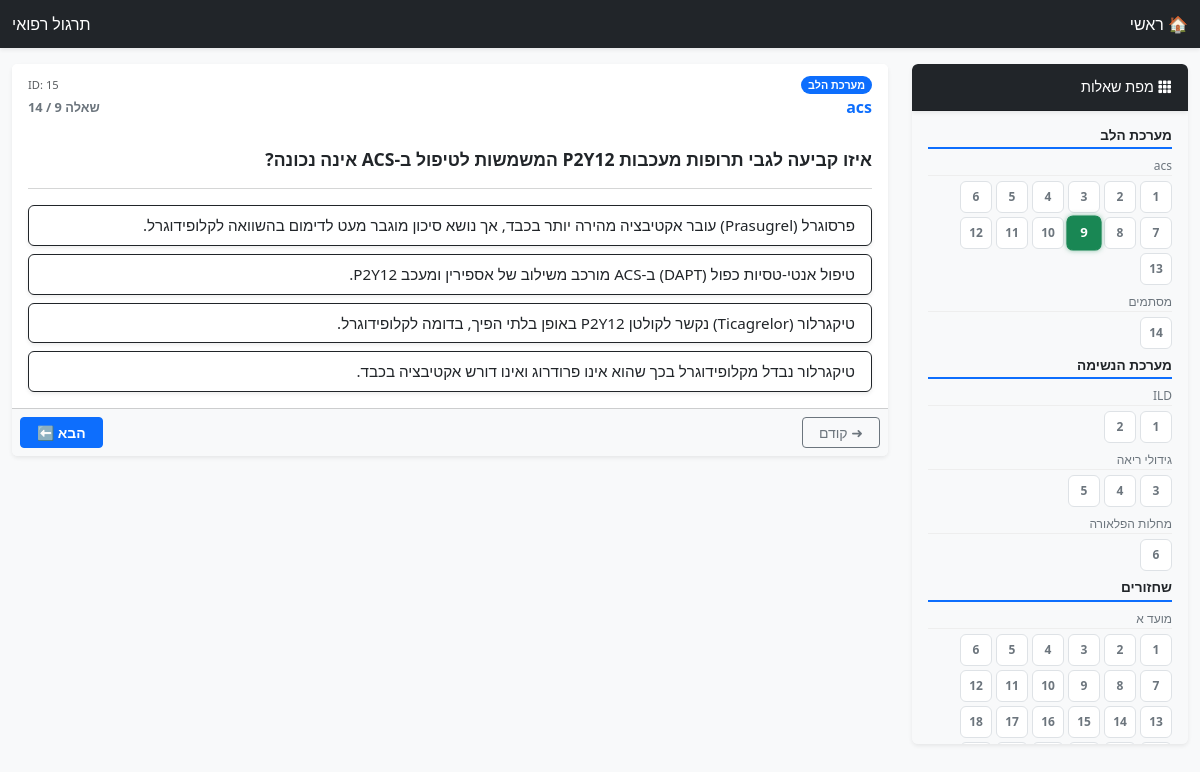
The page /question/15 on the database its author committed.
### tables this page shows
CREATE TABLE Questions (
                id INTEGER PRIMARY KEY AUTOINCREMENT,
                question_text TEXT NOT NULL,
                correct_answer TEXT NOT NULL,
                distractor_1 TEXT,
                distractor_2 TEXT,
                distractor_3 TEXT,
                explanation TEXT,
                topic TEXT,
                sub_topic TEXT  
            );

### app.py (the view)
@app.route('/question/<int:question_id>')
def get_question(question_id):
    conn = get_db_connection()
    question = conn.execute('SELECT * FROM Questions WHERE id = ?', (question_id,)).fetchone()
    if question is None:
        conn.close()
        return "השאלה לא נמצאה.", 404
    current_topic = question['topic']
    topic_questions = conn.execute(
        'SELECT id FROM Questions WHERE topic = ? ORDER BY sub_topic, id',
        (current_topic,)
    ).fetchall()
    topic_ids = [q['id'] for q in topic_questions]
    try:
        current_index = topic_ids.index(question_id)
        current_q_in_category = current_index + 1
        total_q_in_category = len(topic_ids)
        next_q_id = topic_ids[current_index + 1] if current_index + 1 < total_q_in_category else None
        prev_q_id = topic_ids[current_index - 1] if current_index > 0 else None
    except ValueError:
        current_q_in_category = 1
        total_q_in_category = 1
        next_q_id = None
        prev_q_id = None
    all_q_ids = [q['id'] for q in conn.execute('SELECT id FROM Questions ORDER BY id').fetchall()]
    conn.close()
    options = [question['correct_answer'], question['distractor_1'], question['distractor_2'], question['distractor_3']]
    options = [o for o in options if o and o.strip()]
    random.shuffle(options)
    return render_template('question.html',
                           question=question, options=options,
                           next_id=next_q_id, prev_id=prev_q_id,
                           all_q_ids=all_q_ids, navigation_data=get_navigation_data(),
                           current_q_in_category=current_q_in_category,
                           total_q_in_category=total_q_in_category)

### app.py (called while the page is built)
def get_db_connection():
    conn = sqlite3.connect(DB_FILE)
    conn.row_factory = sqlite3.Row
    return conn

def get_navigation_data():
    conn = get_db_connection()
    questions = conn.execute(
        'SELECT id, question_text, topic, sub_topic FROM Questions ORDER BY topic, sub_topic, id'
    ).fetchall()
    conn.close()
    navigation_tree = {}
    topic_counters = {}
    for q in questions:
        topic = q['topic']
        sub_topic = q['sub_topic']
        if topic not in navigation_tree:
            navigation_tree[topic] = {'sub_topics': {}}
            topic_counters[topic] = 0
        topic_counters[topic] += 1
        if sub_topic not in navigation_tree[topic]['sub_topics']:
            navigation_tree[topic]['sub_topics'][sub_topic] = []
        navigation_tree[topic]['sub_topics'][sub_topic].append({
            'id': q['id'],
            'number': topic_counters[topic],
            'text': q['question_text']
        })
    return navigation_tree

### templates/question.html (shortened to what this page needs)
<!DOCTYPE html>
<html lang="he" dir="rtl">
<head>
    <link rel="stylesheet" href="https://cdn.jsdelivr.net/npm/bootstrap@5.3.0/dist/css/bootstrap.rtl.min.css">
    <link rel="stylesheet" href="https://cdn.jsdelivr.net/npm/bootstrap-icons@1.10.0/font/bootstrap-icons.css">
</head>
<body>
<nav class="navbar navbar-dark bg-dark mb-3 shadow-sm py-1">
    <div class="container-fluid">
        <a class="navbar-brand fs-6" href="{{ url_for('index') }}">🏠 ראשי</a>
        <span class="navbar-text text-white fs-6">
            תרגול רפואי
        </span>
    </div>
</nav>
<div class="container-fluid pb-4">
    <div class="row">
        <main class="col-12 col-md-8 col-lg-9 order-1 order-md-2 mb-3">
            <div class="card shadow-sm border-0">
                <div class="card-header bg-white border-bottom-0">
                    <div class="d-flex justify-content-between align-items-center mb-1">
                        <span class="badge bg-primary rounded-pill">{{ question['topic'] }}</span>
                        <span class="text-muted" style="font-size: 0.7rem;">ID: {{ question['id'] }}</span>
                    </div>
                    <div class="d-flex justify-content-between align-items-end">
                        <h6 class="text-primary mb-0 fw-bold">{{ question['sub_topic'] }}</h6>
                        <span class="text-secondary fw-bold" style="font-size: 0.8rem;">
                            שאלה {{ current_q_in_category }} / {{ total_q_in_category }}
                        </span>
                    </div>
                </div>
                <div class="card-body">
                    <h4 class="card-title lh-base text-dark">
                        {{ question['question_text'] }}
                    </h4>
                    <hr class="my-3 text-muted opacity-25">
                    <form id="quiz-form">
                        <div class="d-grid gap-2"> {% for option in options %}
                            <button type="button"
                                    class="btn btn-outline-dark text-start answer-btn shadow-sm border-1"
                                    style="white-space: normal;"
                                    onclick="submitAnswer(this, '{{ option }}')">
                                {{ option }}
                            </button>
                            {% endfor %}
                        </div>
                    </form>
                </div>
                <div class="card-footer bg-light p-2 d-flex justify-content-between align-items-center">
                    {% if prev_id %}
                        <a href="{{ url_for('get_question', question_id=prev_id) }}" class="btn btn-sm btn-outline-secondary px-3">➜ קודם</a>
                    {% else %}
                        <button class="btn btn-sm btn-outline-secondary px-3 disabled">➜ קודם</button>
                    {% endif %}
                    {% if next_id %}
                        <a href="{{ url_for('get_question', question_id=next_id) }}" class="btn btn-sm btn-primary px-3 fw-bold">הבא ⬅</a>
                    {% else %}
                        <a href="{{ url_for('index') }}" class="btn btn-sm btn-success px-3 fw-bold">סיום 🏁</a>
                    {% endif %}
                </div>
            </div>
        </main>
        <aside class="col-12 col-md-4 col-lg-3 order-2 order-md-1">
            <div class="collapse d-md-block" id="sidebarMenu">
                <div class="card shadow-sm border-0" style="max-height: 85vh; overflow-y: auto;">
                    <div class="card-header bg-dark text-white sticky-top shadow-sm py-2" style="font-size: 0.9rem;">
                        <i class="bi bi-grid-3x3-gap-fill"></i> מפת שאלות
                    </div>
                    <div class="card-body bg-light p-2">
                        {% for topic, topic_data in navigation_data.items() %}
                            <div class="mb-2">
                                <h6 class="fw-bold text-dark border-bottom border-2 border-primary pb-1 mb-1" style="font-size: 0.85rem;">
                                    {{ topic }}
                                </h6>
                                {% for sub, questions in topic_data.sub_topics.items() %}
                                    <div class="mb-2">
                                        <div class="sub-topic-header">
                                            {{ sub }}
                                        </div>
                                        <div class="d-flex flex-wrap gap-1">
                                            {% for q_data in questions %}
                                                <a href="{{ url_for('get_question', question_id=q_data.id) }}"
                                                   id="nav-sq-{{ q_data.id }}"
                                                   class="nav-square
                                                   {% if q_data.id == question.id %}
                                                        nav-square-active
                                                   {% else %}
                                                        nav-square-default
                                                   {% endif %}"
                                                   title="{{ q_data.text }}">
                                                    {{ q_data.number }}
                                                </a>
                                            {% endfor %}
                                        </div>
                                    </div>
                                {% endfor %}
                            </div>
                        {% endfor %}
                    </div>
                </div>
            </div>
        </aside>
    </div>
</div>
</body>
</html>

### templates/question.html (style rules this page uses)
body { background-color: #f8f9fa; font-size: 0.9rem; }
.answer-btn { transition: all 0.2s; font-size: 0.95rem !important; padding: 0.5rem 1rem !important; }
.nav-square { width: 32px; height: 32px; display: flex; align-items: center; justify-content: center; font-weight: bold; font-size: 0.75rem; border-radius: 6px; transition: all 0.2s; text-decoration: none; cursor: pointer; }
.nav-square-default { background-color: #fff; border: 1px solid #dee2e6; color: #6c757d; }
.nav-square-active { background-color: #198754 !important; border: 1px solid #198754 !important; color: white !important; font-weight: 900; box-shadow: 0 0 5px rgba(25, 135, 84, 0.5); transform: scale(1.1); z-index: 2; }
.sub-topic-header { font-size: 0.75rem; color: #6c757d; border-bottom: 1px solid #eee; margin-top: 8px; margin-bottom: 5px; }
.card-header { padding: 0.75rem 1rem !important; }
.card-body { padding: 1rem !important; }
h4.card-title { font-size: 1.1rem !important; font-weight: 700; margin-bottom: 1rem !important; }

### rows shown on the page
Questions: topic "מערכת הלב", id "15", sub_topic "acs", question_text "איזו קביעה לגבי תרופות מעכבות P2Y12 המשמשות לטיפול ב-ACS אינה נכונה?", distractor_3 "פרסוגרל (Prasugrel) עובר אקטיבציה מהירה יותר בכבד, אך נושא סיכון מוגבר מעט לדימום בהשוואה לקלופידוגרל.", distractor_1 "טיפול אנטי-טסיות כפול (DAPT) ב-ACS מורכב משילוב של אספירין ומעכב P2Y12.", correct_answer "טיקגרלור (Ticagrelor) נקשר לקולטן P2Y12 באופן בלתי הפיך, בדומה לקלופידוגרל.", distractor_2 "טיקגרלור נבדל מקלופידוגרל בכך שהוא אינו פרודרוג ואינו דורש אקטיבציה בכבד.", number "9"
Questions: topic "מערכת הלב", sub_topic "acs", number "1"
Questions: number "2"
Questions: number "3"
Questions: number "4"
Questions: number "5"
Questions: number "6"
Questions: number "7"
Questions: number "8"
Questions: number "10"
Questions: number "11"
Questions: number "12"
Questions: number "13"
Questions: sub_topic "מסתמים", number "14"
Questions: topic "מערכת הנשימה", sub_topic "ILD", number "1"
Questions: number "2"
Questions: sub_topic "גידולי ריאה", number "3"
Questions: number "4"
Questions: number "5"
Questions: sub_topic "מחלות הפלאורה", number "6"
Questions: topic "שחזורים", sub_topic "מועד א", number "1"
Questions: number "2"
Questions: number "3"
Questions: number "4"
Questions: number "5"
Questions: number "6"
Questions: number "7"
Questions: number "8"
Questions: number "9"
Questions: number "10"
Questions: number "11"
Questions: number "12"
Questions: number "13"
Questions: number "14"
Questions: number "15"
Questions: number "16"
Questions: number "17"
Questions: number "18"

### other values the page prints
{{ total_q_in_category }} "14"
